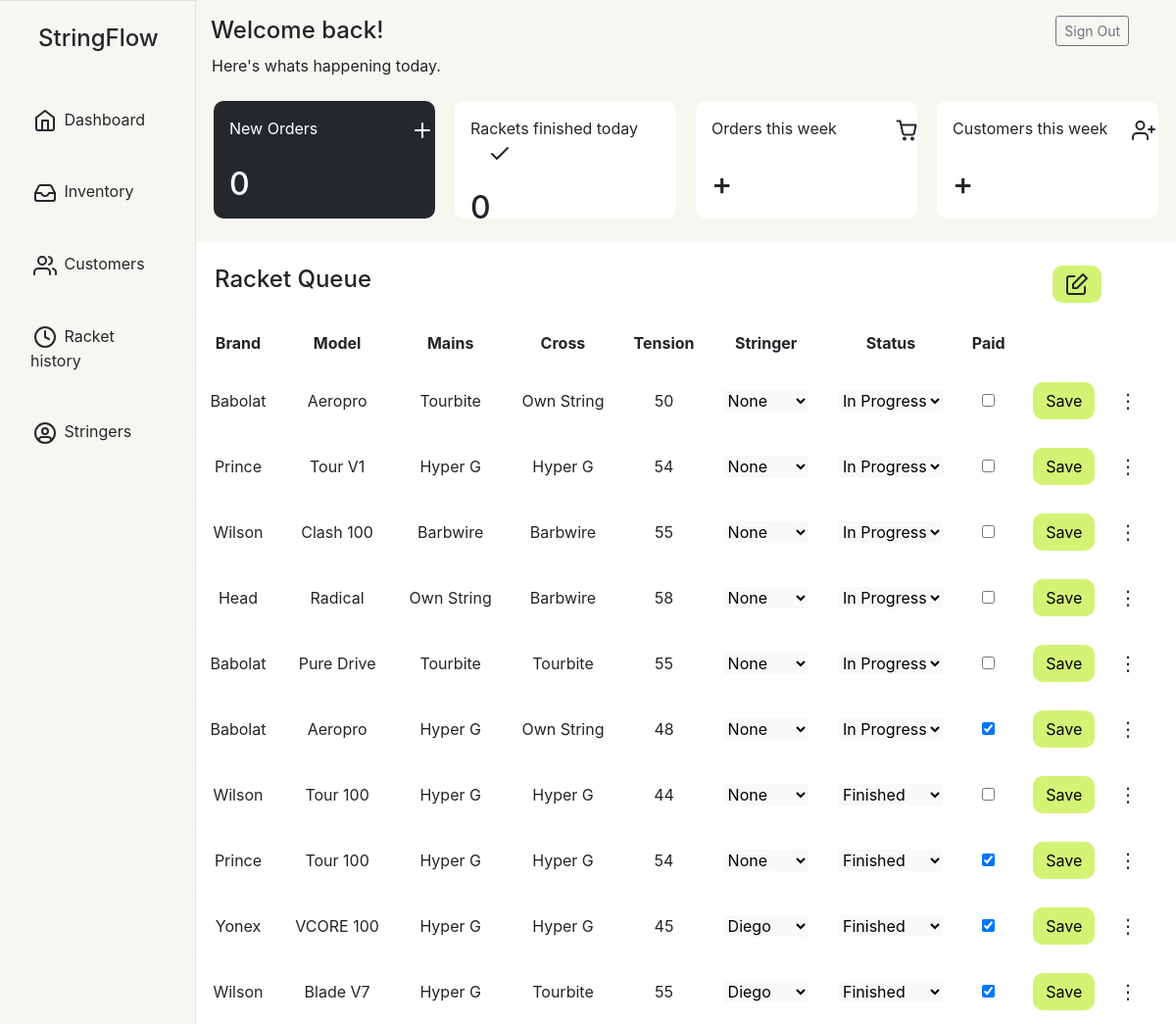
Page /racket (signed in) on the earlier database version.
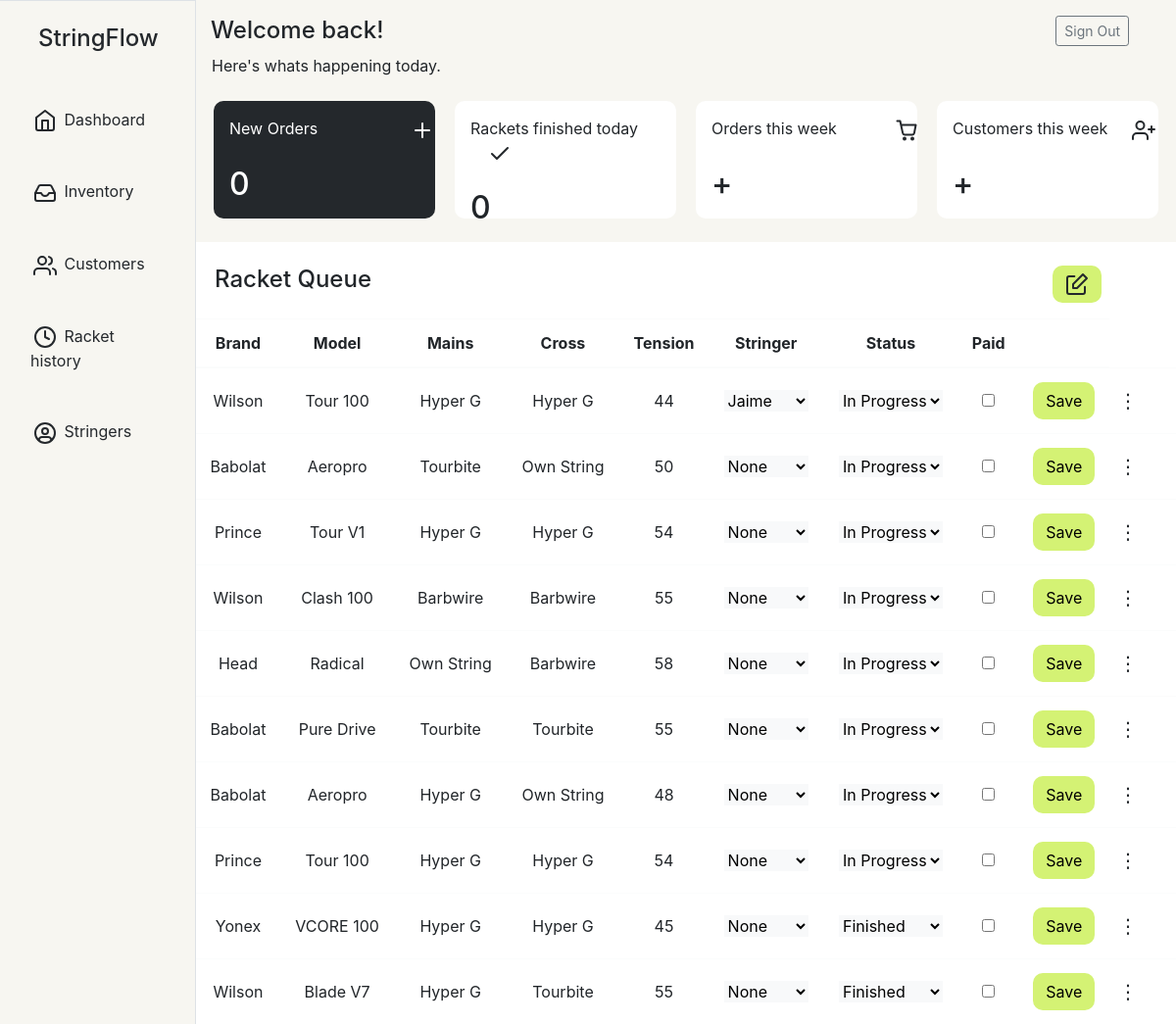
Same page on the later database version.
### main.py (models this page shows, shortened)
class RacketForm(db.Model):
    id = db.Column(db.Integer, primary_key=True)
    player_name = db.Column(db.String(80), unique=False, nullable=False)
    stringer = db.Column(db.String(80), unique=False, nullable=True)
    phone_number = db.Column(db.String(80), unique=False, nullable=False)
    racket_brand = db.Column(db.String(120), unique=False, nullable=False)
    racket_model = db.Column(db.String(80), unique=False, nullable=False)
    string_main = db.Column(db.String(80), unique=False, nullable=False)
    string_cross = db.Column(db.String(80), unique=False, nullable=False)
    tension = db.Column(db.Integer, unique=False, nullable=False)
    status = db.Column(db.String(80), unique=False, nullable=False)
    payment = db.Column(db.Boolean, unique=False, nullable=False)
    created_on = db.Column(DateTime(timezone=False), server_default=func.now())
    updated_on = db.Column(DateTime(timezone=False), server_default=func.now(), onupdate=func.now())

### main.py (the view, shortened to what this page needs)
@app.route("/racket", methods= ["GET", "POST"])
@login_required
def rackets():
    if request.method == "GET":
        finished_today = RacketForm.query.filter(func.date(RacketForm.updated_on) == date.today(), RacketForm.status == "Finished").count()
        orders_today = RacketForm.query.filter(func.date(RacketForm.created_on) == date.today()).count()
        rackets = RacketForm.query.order_by(RacketForm.status.desc(), RacketForm.created_on.desc()).all()
        return render_template("racket_queue.html", rackets=rackets, orders_today=orders_today, finished_today=finished_today)

### main.py (called while the page is built)
@login_manager.user_loader
def load_user(user_id):
    return User.query.get(int(user_id))

### templates/racket_queue.html (shortened to what this page needs)
<!DOCTYPE html>
<html>
  <head>
    <link rel="stylesheet" href="https://cdn.jsdelivr.net/npm/bootstrap@4.3.1/dist/css/bootstrap.min.css">
    <link
      rel="stylesheet"
      href="https://stackpath.bootstrapcdn.com/font-awesome/4.7.0/css/font-awesome.min.css"
    />
  </head>
  <body class="bg-light">
  <div class="container-fluid">
    <div class="row">
      <nav class="col-md-2 d-none d-md-block sidebar border-right border-top" style="background-color:#F7F6F1">
        <h4 class="text-center p-4" style="color:#24282C">StringFlow</h4>
        <div class="sidebar-sticky">
          <ul class="nav flex-column">
            <li class="nav-item my-3">
              <a class="nav-link active" href "{{ url_for('rackets') }}"  style="color:#24282C;">
                Dashboard <span class="sr-only">(current)</span>
              </a>
            </li>
            <li class="nav-item my-3">
              <a class="nav-link"  href "{{ url_for('inventory') }}" style="color:#24282C">
                Inventory
              </a>
            </li>
            <li class="nav-item my-3">
              <a class="nav-link" href "{{ url_for('customers') }}" style="color:#24282C">
                Customers
              </a>
            </li>
            <li class="nav-item my-3">
              <a class="nav-link" href "{{ url_for('history') }}" style="color:#24282C">
                <svg xmlns="http://www.w3.org/2000/svg" width="30" height="24" viewBox="0 0 24 24" fill="none" stroke="#24282C" stroke-width="2" stroke-linecap="round" stroke-linejoin="round"><circle cx="12" cy="12" r="10"></circle><polyline points="12 6 12 12 16 14"></polyline></svg>
                Racket history
              </a>
            </li>
            <li class="nav-item my-3">
              <a class="nav-link" href "{{ url_for('stringers') }}" style="color:#24282C">
                <svg xmlns="http://www.w3.org/2000/svg" width="30" height="24" viewBox="0 0 24 24" fill="none" stroke="#24282C" stroke-width="2" stroke-linecap="round" stroke-linejoin="round"><path d="M5.52 19c.64-2.2 1.84-3 3.22-3h6.52c1.38 0 2.58.8 3.22 3"/><circle cx="12" cy="10" r="3"/><circle cx="12" cy="12" r="10"/></svg>
                Stringers
              </a>
            </li>
          </ul>
        </div>
      </nav>
        <main role="main" class="col-md-9 ml-sm-auto col-lg-10 p-0">
          <div class="d-flex justify-content-between flex-wrap flex-md-nowrap align-items-center pt-3"  style="background-color: #F7F6F1">
            <h4 class="col-8 sh4 ">Welcome back!</h4>
            <div class="btn-toolbar pb-2 mb-md-0">
              <div class="mr-5">
                <a class="btn btn-sm btn-outline-secondary" href="{{ url_for('logout') }}" >Sign Out</a>
              </div>
            </div>
          </div>
          <div class="pl-3" style="background-color: #F7F6F1;">
            <span> Here's whats happening today.</span>
          </div>
          <div class="container m-0">
            <div class="row py-4 px-2" style="background-color: #F7F6F1">
              <div class="col-sm dash-main">
                New Orders
                <svg style="position: relative; left: 90px;" xmlns="http://www.w3.org/2000/svg" width="24" height="24" viewBox="0 0 24 24" fill="none" stroke="#ffffff" stroke-width="2" stroke-linecap="round" stroke-linejoin="round"><line x1="12" y1="5" x2="12" y2="19"></line><line x1="5" y1="12" x2="19" y2="12"></line></svg>
                <div>
                  <br>
                  <h2>{{orders_today}}</h2>
                </div>
              </div>
              <div class="col-sm dash">
                Rackets finished today
                <svg style="position: relative; left: 18px;" xmlns="http://www.w3.org/2000/svg" width="24" height="24" viewBox="0 0 24 24" fill="none" stroke="#24282C" stroke-width="2" stroke-linecap="round" stroke-linejoin="round"><polyline points="20 6 9 17 4 12"></polyline></svg>
                <div>
                  <br>
                  <h2>{{finished_today}}</h2>
                </div>
              </div>
              <div class="col-sm dash">
                Orders this week
                <div>
                  <br>
                  <h2>+</h2>
                </div>
              </div>
              <div class="col-sm dash">
                Customers this week
                <div>
                  <br>
                  <h2>+</h2>
                </div>
              </div>
            </div>
          </div>
          <div class="container m-0 py-3" style="background-color: white">
            <div class="row pl-1 pt-2">
              <div class="col-10">
                <h4>Racket Queue</h4>
              </div>
              <div class="col-2">
                <button type="button" class="btn fa prpbtn" data-toggle="modal" data-target="#entryform" style="color: white; border-radius: 10px; position: relative; left: 25px;">
                </button>
              </div>
            </div>
          </div>
            <div class="table-responsive">
            <table class="table table-light table-hover w-100 d-block d-md-table" style="width: 1200px; margin:auto ; background-color: white" id="queue">
              <thead>
                <tr class="text-center">
                  <th scope="col">Brand</th>
                  <th scope="col">Model</th>
                  <th scope="col">Mains</th>
                  <th scope="col">Cross</th>
                  <th scope="col">Tension</th>
                  <th scope="col">Stringer</th>
                  <th scope="col">Status</th>
                  <th scope="col">Paid</th>
                  <th scope="col"></th>
                </tr>
              </thead>
              <tbody>
                  {% for racket in rackets %}
                      <tr class="text-center">
                        <form action="/racket/{{ racket.id}}" method="POST">
                          <td class="align-middle">{{racket.racket_brand}}</td>
                          <td class="align-middle">{{racket.racket_model}}</td>
                          <td class="align-middle">{{racket.string_main}}</td>
                          <td class="align-middle">{{racket.string_cross}}</td>
                          <td class="align-middle">{{racket.tension}}</td>
                          <td class="align-middle">
                            <select value="{{racket.stringer}}" name="stringer" class="select-picker bg-light border-0">
                              <option value="" {% if racket.stringer==None %} selected {% endif %}>None</option>
                              <option value="Diego" {% if racket.stringer=="Diego" %} selected {% endif %}>Diego</option>
                              <option value="Jaime" {% if racket.stringer=="Jaime" %} selected {% endif %}>Jaime</option>
                            </select>
                          </td>
                          <td class="align-middle">
                            <select value="{{racket.status}}" class="select-picker bg-light border-0" name="status">
                              <option {% if racket.status=="In Progress" %} selected {% endif %} value="In Progress">In Progress</option>
                              <option {% if racket.status=="Finished" %} selected {%endif%} value="Finished">Finished</option>
                            </select>
                          </td>
                          <td class="align-middle">
                              <input type="checkbox" name="paid" {% if racket.payment==True %} checked {% endif %}></input>
                          </td>
                          <td class="align-middle">
                           <button type="submit" class="btn prpbtn">Save</a>
                          </td>
                           <td style="width: 60px">
                            <div class="dropdown show">
                              <a class="btn btn-secondary dropdown-toggle" href="#" role="button" id="dropdownMenuLink" data-toggle="dropdown" aria-haspopup="true" aria-expanded="false" style="border: 0px; background-color: white; color:#24282C; font-size:20px; position: relative; right: 15px;">&#x22EE</a>
                            </div>
                            </td>
                        </form>
                      </tr>
                  {% endfor %}
              </tbody>
            </table>
          </div>
    </body>
</html>

### templates/racket_queue.html (style rules this page uses)
.prpbtn { background-color: #D4F274; color: black; border-radius: 10px; }
.dash { background-color: white; border-radius: 10px; padding: 16px; margin-left: 10px; margin-right: 10px; height: 120px }
.dash-main { background-color: #24282C; color: white; border-radius: 10px; padding: 16px; margin-left: 10px; margin-right: 10px; height: 120px }
.dropdown-toggle::after { content: none; }

Differences in the rows shown:
changed RacketForm: stringer "None" → "Jaime"; status "Finished" → "In Progress"; moves up the list
changed RacketForm (number 7 of 10 on the later page): payment "☑" → "☐"
changed RacketForm (number 8 of 10 on the later page): status "Finished" → "In Progress"; payment "☑" → "☐"
changed RacketForm "Yonex": stringer "Diego" → "None"; payment "☑" → "☐"
changed RacketForm "Blade V7": stringer "Diego" → "None"; payment "☑" → "☐"
